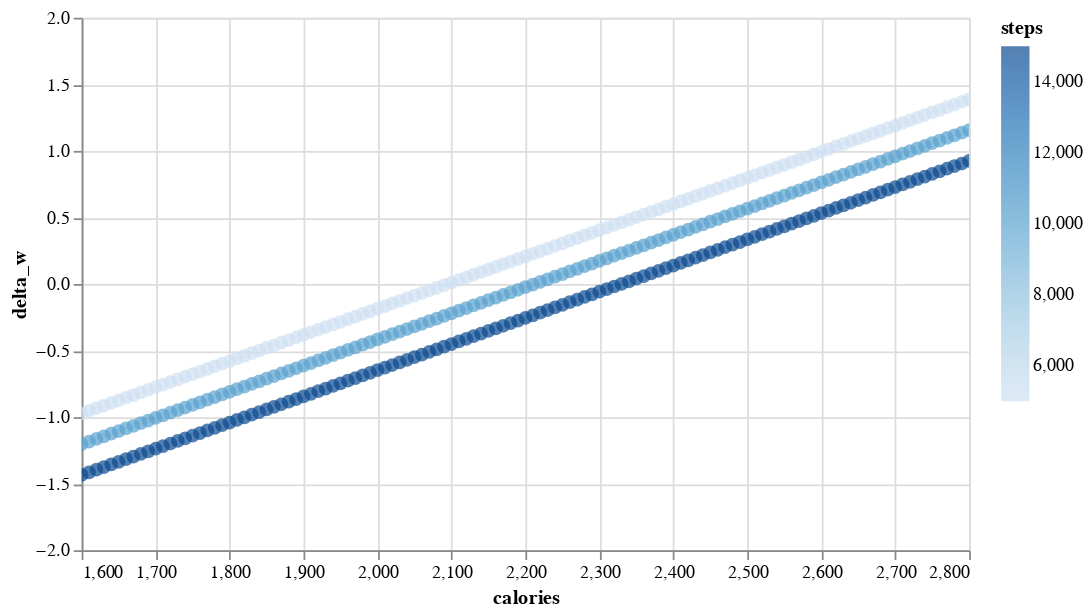

Notebook source saved alongside this figure:
### Code cell
wgt = wgt_df[wgt_df.weight==170].copy()
alt.Chart(wgt).mark_circle(size=60).encode(
    alt.X('calories',
        scale=alt.Scale(domain=(1600, 2800))
    ),    
    y='delta_w',
    color='steps',
    tooltip=['calories', 'steps', 'weight', 'delta_w']
).properties(
    width=500,
    height=300
).interactive()

### Figure 1 — Vega-Lite specification as saved in the notebook (floating-point values rounded to 4 significant figures; data arrays with more than 128 entries replaced by an {"elided": "..."} marker saying what was removed)
{"config": {"view": {"continuousWidth": 400, "continuousHeight": 300}}, "data": {"name": "data-909f79433cdfbbc3ac740f09f1e9b7cc"}, "mark": {"type": "circle", "size": 60}, "encoding": {"color": {"type": "quantitative", "field": "steps"}, "tooltip": [{"type": "quantitative", "field": "calories"}, {"type": "quantitative", "field": "steps"}, {"type": "quantitative", "field": "weight"}, {"type": "quantitative", "field": "delta_w"}], "x": {"type": "quantitative", "field": "calories", "scale": {"domain": [1600, 2800]}}, "y": {"type": "quantitative", "field": "delta_w"}}, "height": 300, "selection": {"selector073": {"type": "interval", "bind": "scales", "encodings": ["x", "y"]}}, "width": 500, "$schema": "https://vega.github.io/schema/vega-lite/v4.0.2.json", "datasets": {"data-909f79433cdfbbc3ac740f09f1e9b7cc": {"elided": "450 records"}}}
